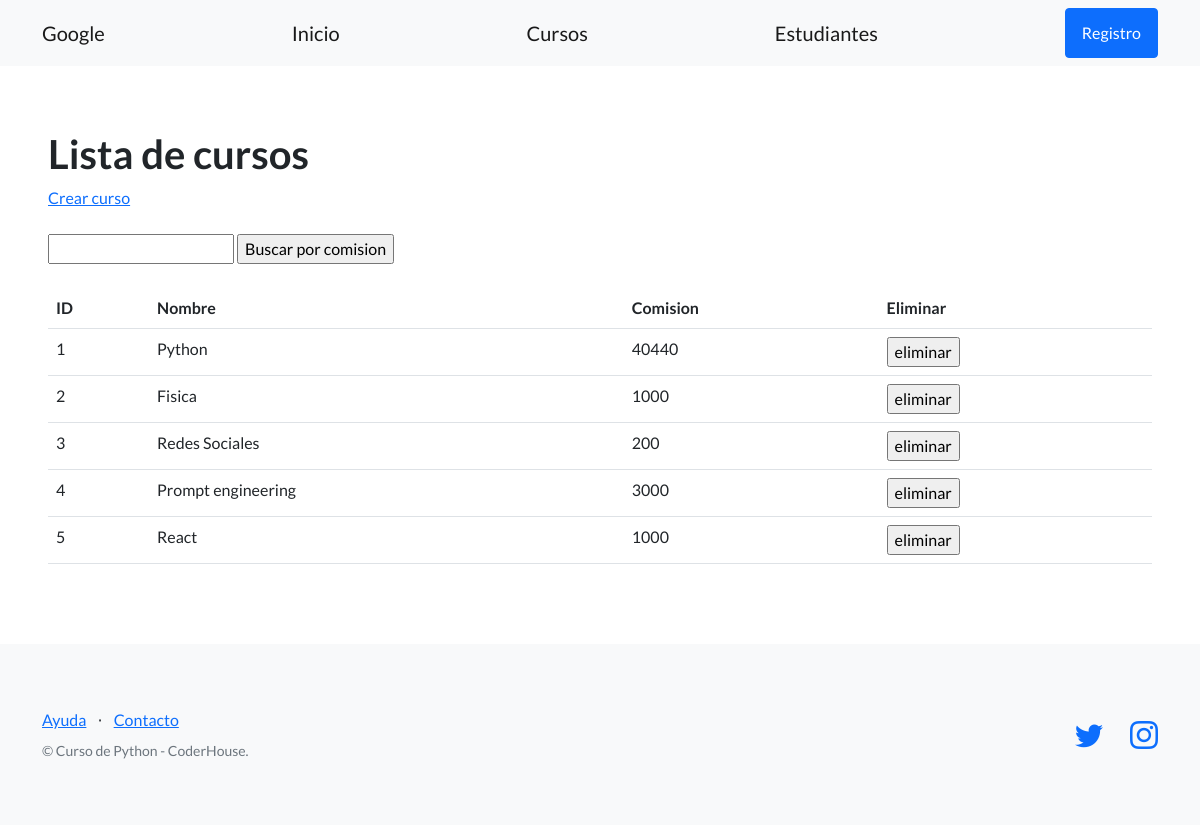
/estudios/cursos/, run on an earlier commit of the app's database.
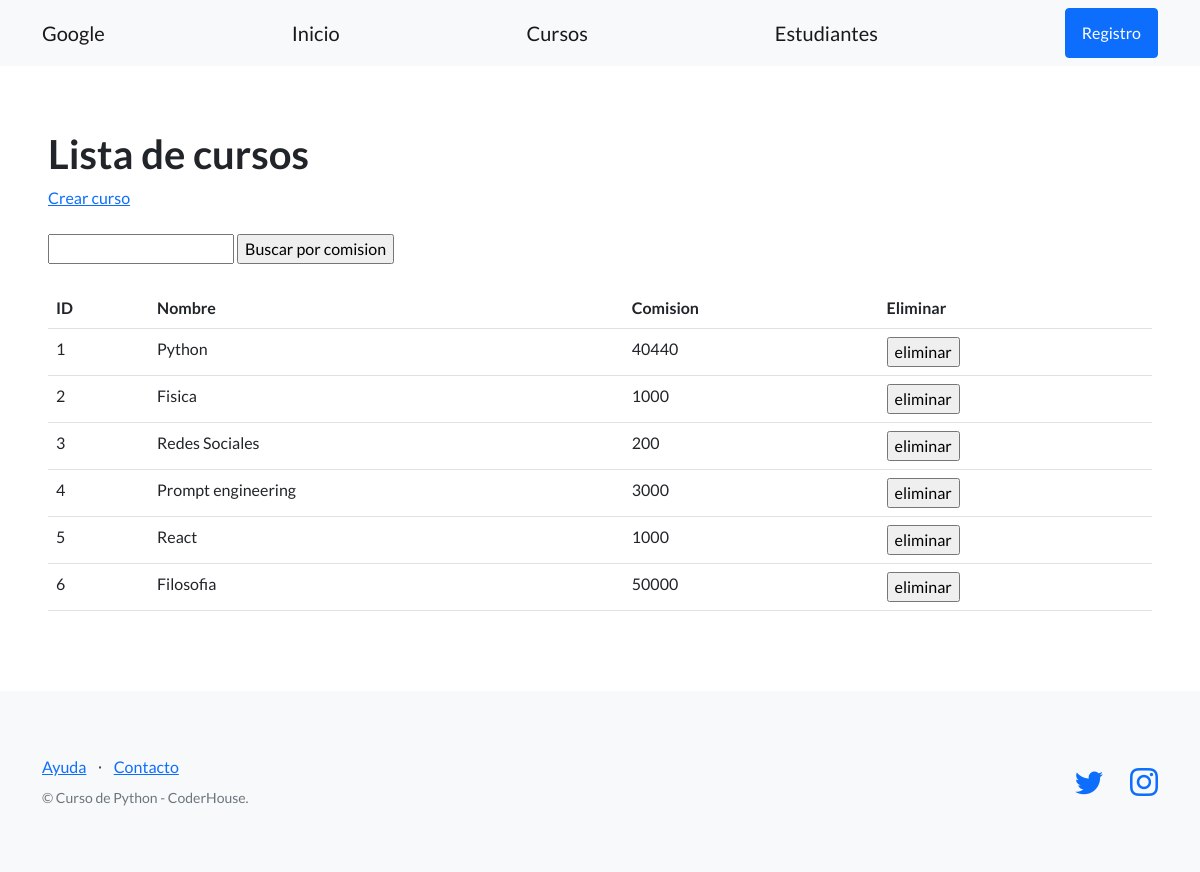
And on a later commit of the database.
### control_estudios/models.py (models this page shows, shortened)
class Curso(models.Model):
    nombre = models.CharField(max_length=64)  # Equivalente de str
    comision = models.IntegerField()  # Equivalent de int

### control_estudios/views.py (the view)
# urls.py: path("cursos/", listar_cursos, name="lista_cursos"),
def listar_cursos(request):
    contexto = {
        "cursos": Curso.objects.all(),
    }
    http_response = render(
        request=request,
        template_name='control_estudios/lista_cursos.html',
        context=contexto,
    )
    return http_response

### control_estudios/templates/control_estudios/lista_cursos.html (shortened to what this page needs)
{% extends "control_estudios/base.html" %}
{% block contenido %}
<section>
  <div>
    <h1>Lista de cursos</h1>
    <a href="{% url 'crear_curso' %}">Crear curso</a>
    <br><br>
    <form action="{% url 'buscar_cursos' %}" method="post">
      <input type="text" name="busqueda">
      <input type="submit" value="Buscar por comision">
    </form>
    <br>
    <table class="table">
      <tbody>
        <tr>
          <th>ID</th>
          <th>Nombre</th>
          <th>Comision</th>
          <th>Eliminar</th>
        </tr>
        {% for curso in cursos %}
        <tr>
          <td>{{ curso.id }}</td>
          <td>{{ curso.nombre }}</td>
          <td>{{ curso.comision }}</td>
          <td>
            <form action="{% url 'eliminar_curso' curso.id %}" method="post">
              <input type="submit" value="eliminar"/>
            </form
          </td>
        </tr>
        {% endfor %}
      </tbody>
    </table>
  </div>
</section>
{% endblock contenido %}

What changed in the data, as far as the page shows it:
added Curso: id "6", nombre "Filosofia", comision "50000"
